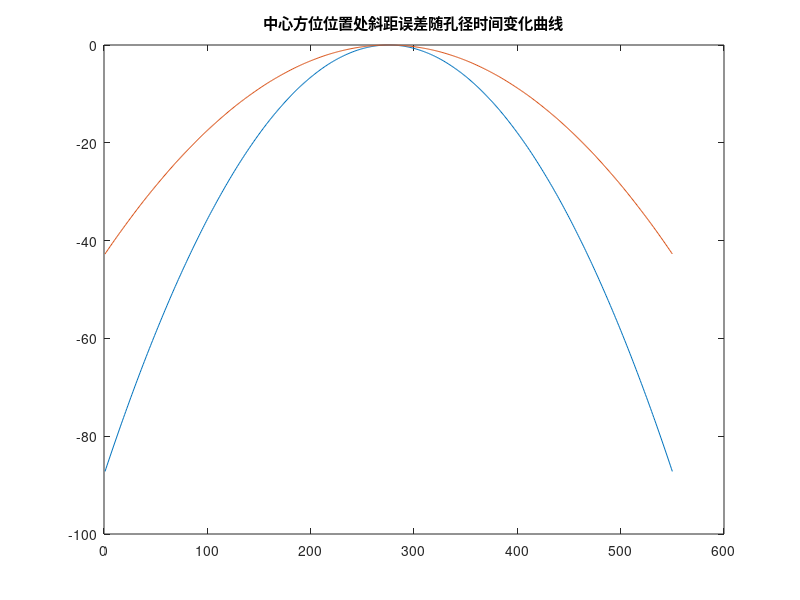

Write MATLAB code to recreate this figure.
clear all;
theta_bw_deg = 10;
theta_bw = 10*pi/180;
h = 8e3;
m1 = 5e3;
m2 = 1e4;
theta = linspace(-theta_bw/2, theta_bw/2, 550);
dx = 3;
dz = 3;
href = h;
lambda = 0.03;

% 距离向中心一个合成孔径时间内方位相位误差变化
center_R0 = sqrt(m1^2+h^2);
Ls_range = center_R0 * tan(theta);
center_R1 = sqrt((sqrt(center_R0 ^2-href^2) - dx)^2 + (dz+h)^2);
delta_R1 = sqrt(center_R1^2 + Ls_range.^2) - sqrt(center_R0 ^2+Ls_range.^2);
phase_error1 = 4*pi*(delta_R1 - delta_R1(end/2))/lambda*180/pi;

% 距离向最远端一个合成孔径时间内方位相位误差变化
max_R0 = sqrt(m2^2+h^2);
Ls_range = max_R0 * tan(theta);
center_R1 = sqrt((sqrt(max_R0 ^2-href^2) - dx)^2 + (dz+h)^2);
delta_R1 = sqrt(center_R1^2 + Ls_range.^2) - sqrt(max_R0 ^2+Ls_range.^2);
phase_error2 = 4*pi*(delta_R1 - delta_R1(end/2))/lambda*180/pi;

figure;
plot([phase_error1.', -phase_error2.']);
title('中心方位位置处斜距误差随孔径时间变化曲线');